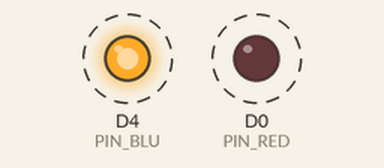
Simulated run of this sketch. Board: ESP8266 (NodeMCU). Shown: output pins drawn as LEDs (lit = HIGH). Dashed ring = blinking. What the sketch prints to the serial monitor is not drawn.

Above: at 0.5 s.
Timing chart, 0 to 4.6 s (numbered marks = the images above):
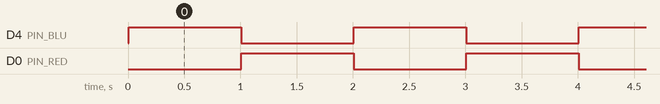

The sketch:

blink-2-colors-cont.ino
```cpp
#define PIN_RED D0
#define PIN_BLU D4

void setup() {
  Serial.begin(9600);
  delay(5);

  pinMode(PIN_RED, OUTPUT);
  pinMode(PIN_BLU, OUTPUT);
}

// the loop function runs over and over again forever
void loop() {
  Serial.println(PIN_BLU);

  digitalWrite(PIN_BLU, HIGH);
  digitalWrite(PIN_RED, LOW);
  delay(1000);

  Serial.println(PIN_RED);

  digitalWrite(PIN_BLU, LOW);
  digitalWrite(PIN_RED, HIGH);
  delay(1000);
}
```

Measured:
- by itself, D4 (PIN_BLU), D0 (PIN_RED): alternates HIGH for 1.0 s and LOW for 1.0 s
